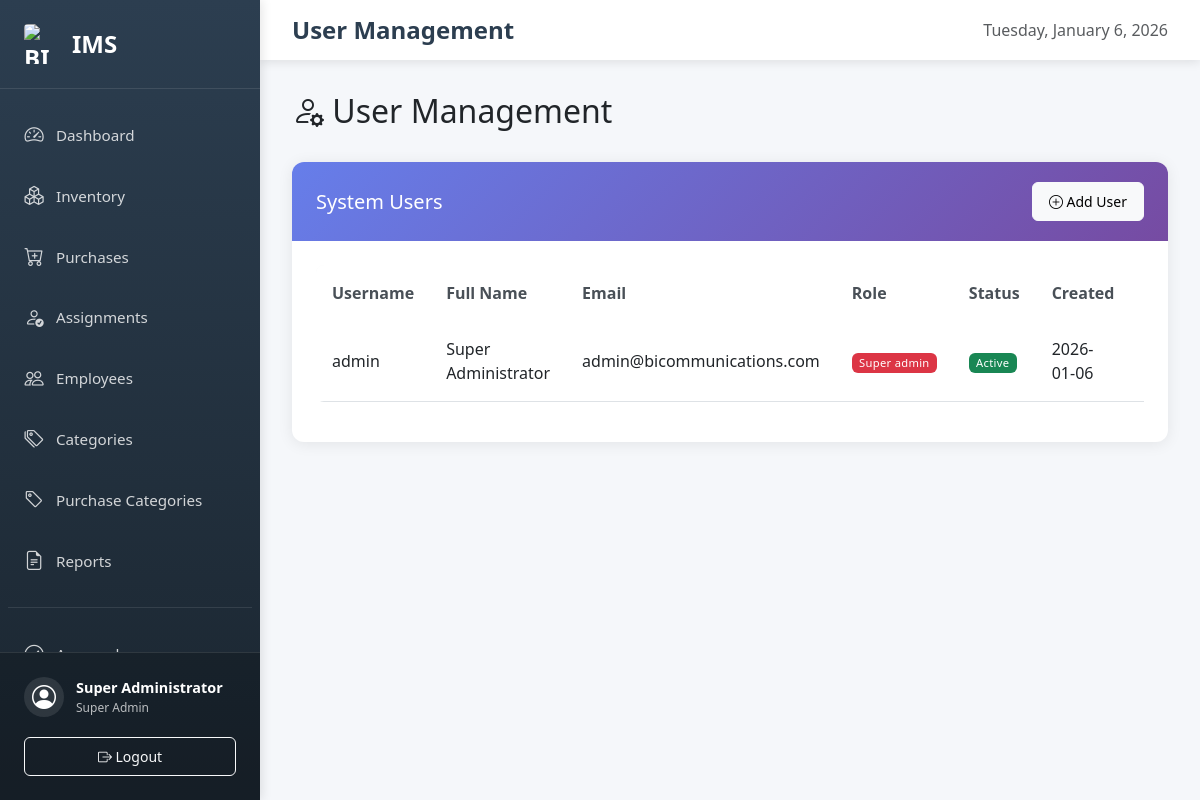
/users.php (signed in), run on the app's committed database.
### tables this page shows
CREATE TABLE IF NOT EXISTS users (
    id INT AUTO_INCREMENT PRIMARY KEY,
    username VARCHAR(50) UNIQUE NOT NULL,
    email VARCHAR(100) UNIQUE NOT NULL,
    password VARCHAR(255) NOT NULL,
    full_name VARCHAR(100) NOT NULL,
    role ENUM('super_admin', 'it_admin', 'hr_manager') DEFAULT 'hr_manager',
    status ENUM('active', 'inactive') DEFAULT 'active',
    created_at TIMESTAMP DEFAULT CURRENT_TIMESTAMP,
    updated_at TIMESTAMP DEFAULT CURRENT_TIMESTAMP ON UPDATE CURRENT_TIMESTAMP,
    INDEX idx_username (username),
    INDEX idx_email (email),
    INDEX idx_role (role)
);

### includes/functions.php (called while the page is built, shortened)
<?php
function getStatusBadge($status) {
    $badges = [
        'available' => 'success',
        'assigned' => 'info',
        'damaged' => 'danger',
        'retired' => 'secondary',
        'lost' => 'dark',
        'active' => 'success',
        'returned' => 'secondary',
        'inactive' => 'secondary',
        'terminated' => 'danger'
    ];
    return $badges[$status] ?? 'secondary';
}

### config/config.php (called while the page is built, shortened)
<?php
function formatDate($date, $format = 'Y-m-d') {
    return date($format, strtotime($date));
}

### users.php (the view, shortened to what this page needs)
<?php
require_once 'config/config.php';
require_once 'includes/functions.php';
require_once 'includes/header.php';
$conn = getDBConnection();
$users = $conn->query("SELECT * FROM users ORDER BY created_at DESC")->fetch_all(MYSQLI_ASSOC);
?>
<div class="row mb-4">
    <div class="col-12">
        <h2><i class="bi bi-person-gear"></i> User Management</h2>
    </div>
</div>
<div class="card mb-4">
    <div class="card-header d-flex justify-content-between align-items-center">
        <h5 class="mb-0">System Users</h5>
        <button type="button" class="btn btn-light btn-sm" data-bs-toggle="modal" data-bs-target="#addUserModal">
            <i class="bi bi-plus-circle"></i> Add User
        </button>
    </div>
    <div class="card-body">
        <div class="table-responsive">
            <table class="table table-hover">
                <thead>
                    <tr>
                        <th>Username</th>
                        <th>Full Name</th>
                        <th>Email</th>
                        <th>Role</th>
                        <th>Status</th>
                        <th>Created</th>
                        <th>Actions</th>
                    </tr>
                </thead>
                <tbody>
                    <?php if (count($users) > 0): ?>
                        <?php foreach ($users as $user): ?>
                        <tr>
                            <td><?php echo htmlspecialchars($user['username']); ?></td>
                            <td><?php echo htmlspecialchars($user['full_name']); ?></td>
                            <td><?php echo htmlspecialchars($user['email']); ?></td>
                            <td><span class="badge bg-<?php echo $user['role'] === 'super_admin' ? 'danger' : ($user['role'] === 'it_admin' ? 'primary' : 'info'); ?>"><?php echo ucfirst(str_replace('_', ' ', $user['role'])); ?></span></td>
                            <td><span class="badge bg-<?php echo getStatusBadge($user['status']); ?>"><?php echo ucfirst($user['status']); ?></span></td>
                            <td><?php echo formatDate($user['created_at']); ?></td>
                            <td>
                            </td>
                        </tr>
                        <?php endforeach; ?>
                    <?php else: ?>
                        <tr>
                            <td colspan="7" class="text-center">No users found.</td>
                        </tr>
                    <?php endif; ?>
                </tbody>
            </table>
        </div>
    </div>
</div>
<?php require_once 'includes/footer.php'; ?>

### assets/css/style.css (style rules this page uses)
:root { --primary-color: #667eea; --secondary-color: #764ba2; --sidebar-width: 260px; --sidebar-bg: #2c3e50; --sidebar-hover: #34495e; --topbar-height: 60px; }
* { margin: 0; padding: 0; box-sizing: border-box; }
body { background-color: #f5f7fa; font-family: 'Segoe UI', Tahoma, Geneva, Verdana, sans-serif; overflow-x: hidden; }
.card { border: none; border-radius: 12px; box-shadow: 0 2px 15px rgba(0,0,0,0.08); margin-bottom: 1.5rem; overflow: hidden; }
.card-header { background: linear-gradient(135deg, var(--primary-color) 0%, var(--secondary-color) 100%); color: white; border: none; padding: 1.25rem 1.5rem; font-weight: 600; display: flex; justify-content: space-between; align-items: center; }
.card-body { padding: 1.5rem; }
.table { background: white; border-radius: 8px; overflow: hidden; }
.table thead { background: #f8f9fa; }
.table thead th { border: none; font-weight: 600; color: #495057; padding: 1rem; }
.table tbody td { padding: 1rem; vertical-align: middle; }
.btn { border-radius: 6px; padding: 0.5rem 1rem; font-weight: 500; transition: all 0.3s ease; }
.badge { padding: 0.5em 0.75em; font-weight: 500; border-radius: 6px; }
.table tbody tr { transition: background-color 0.2s ease; }
.table .badge { font-size: 0.7rem; padding: 0.35em 0.65em; font-weight: 500; letter-spacing: 0.3px; }

### data on the page
users: username "admin", full_name "Super Administrator", email "admin@bicommunications.com", role "Super admin", status "Active", created_at "2026-01-06"

### other printed values
$userName "Super Administrator"
str_replace('_', ' ', $userRole) "Super Admin"
$pageTitle "User Management"
